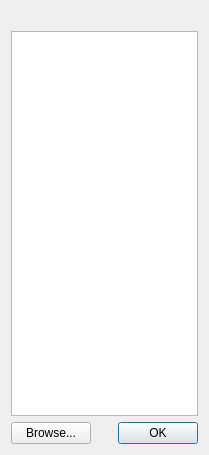
<?xml version="1.0" encoding="UTF-8"?>
<ui version="4.0">
 <class>BrowseDlg</class>
 <widget class="QDialog" name="BrowseDlg">
  <property name="geometry">
   <rect>
    <x>0</x>
    <y>0</y>
    <width>209</width>
    <height>455</height>
   </rect>
  </property>
  <property name="windowTitle">
   <string>Browse Files</string>
  </property>
  <layout class="QGridLayout" name="gridLayout">
   <item row="0" column="0" colspan="2">
    <widget class="QLabel" name="labDir">
     <property name="text">
      <string/>
     </property>
    </widget>
   </item>
   <item row="1" column="0" colspan="2">
    <widget class="QListWidget" name="listFiles"/>
   </item>
   <item row="2" column="0">
    <widget class="QPushButton" name="btnBrowse">
     <property name="sizePolicy">
      <sizepolicy hsizetype="Minimum" vsizetype="Preferred">
       <horstretch>0</horstretch>
       <verstretch>0</verstretch>
      </sizepolicy>
     </property>
     <property name="text">
      <string>Browse...</string>
     </property>
    </widget>
   </item>
   <item row="2" column="1">
    <widget class="QDialogButtonBox" name="buttonBox">
     <property name="orientation">
      <enum>Qt::Horizontal</enum>
     </property>
     <property name="standardButtons">
      <set>QDialogButtonBox::Ok</set>
     </property>
    </widget>
   </item>
  </layout>
 </widget>
 <resources/>
 <connections>
  <connection>
   <sender>buttonBox</sender>
   <signal>accepted()</signal>
   <receiver>BrowseDlg</receiver>
   <slot>accept()</slot>
   <hints>
    <hint type="sourcelabel">
     <x>248</x>
     <y>254</y>
    </hint>
    <hint type="destinationlabel">
     <x>157</x>
     <y>274</y>
    </hint>
   </hints>
  </connection>
  <connection>
   <sender>buttonBox</sender>
   <signal>rejected()</signal>
   <receiver>BrowseDlg</receiver>
   <slot>reject()</slot>
   <hints>
    <hint type="sourcelabel">
     <x>316</x>
     <y>260</y>
    </hint>
    <hint type="destinationlabel">
     <x>286</x>
     <y>274</y>
    </hint>
   </hints>
  </connection>
 </connections>
</ui>
